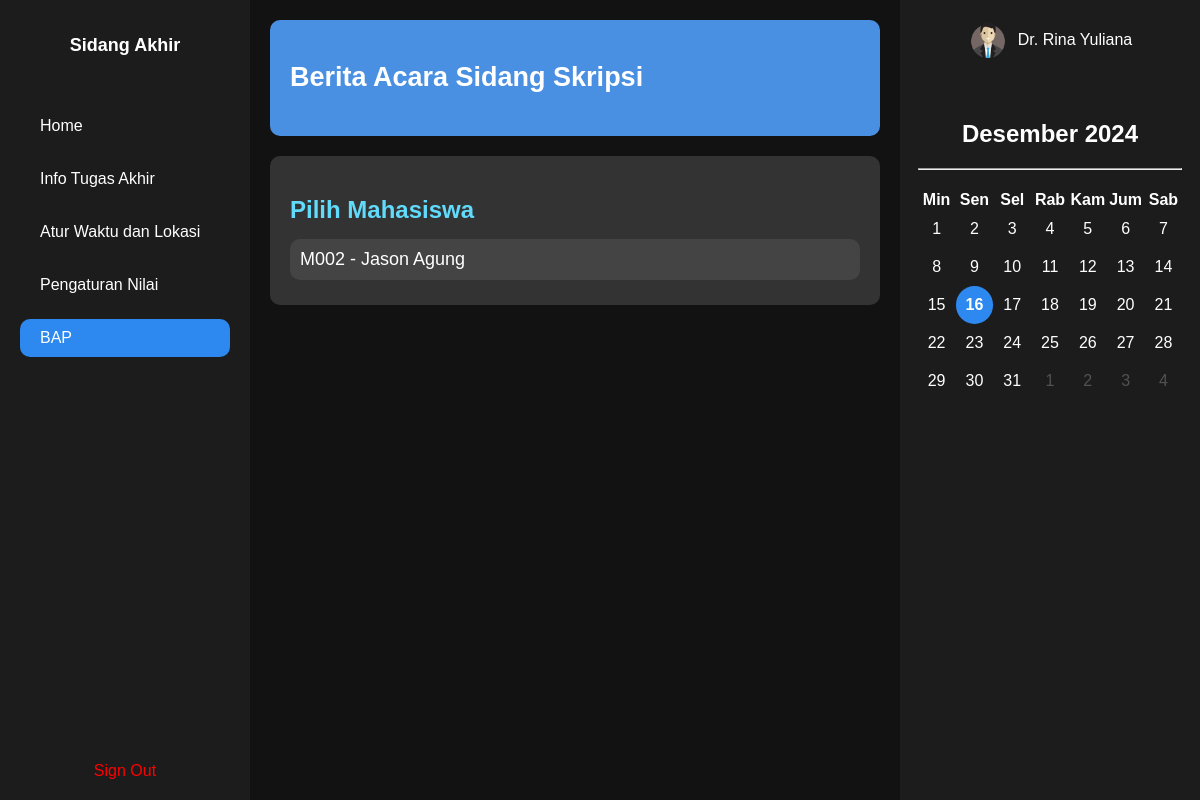
Screenshot of /koordinator/bap (signed in) with the database file from the repository.
### tables this page shows
CREATE TABLE Nilai_Koordinator (id_nilai_koordinator INTEGER PRIMARY KEY, nik_koordinator TEXT REFERENCES Koordinator (nik), id_sidang INTEGER REFERENCES Sidang (ID_Sidang), nilai REAL);

CREATE TABLE Mahasiswa (
    npm TEXT PRIMARY KEY,
    nama TEXT NOT NULL,
    jurusan TEXT NOT NULL,
    angkatan INTEGER NOT NULL,
    jenis_ta INTEGER NOT NULL,
    judul_ta TEXT NOT NULL,
    email TEXT NOT NULL,
    password TEXT NOT NULL
);

CREATE TABLE Pembimbing (
    nik TEXT PRIMARY KEY,
    Nama TEXT NOT NULL,
    Email TEXT NOT NULL UNIQUE,
    Password TEXT NOT NULL
);

### app/routes/koordinator.py (the view)
@koordinator_bp.route('/bap')
def bap():
    nama = session.get('nama', None)
    nik = session.get('id', None)
    conn = get_db_connection()
    cursor = conn.cursor()
    cursor.execute("SELECT * FROM InfoSidang")
    info = cursor.fetchall()
    return render_template('koordinator/koordinator-bap.html', nama=nama, info=info)

### app/routes/koordinator.py (called while the page is built)
def get_db_connection():
    conn = sqlite3.connect('database/database.db')
    conn.row_factory = sqlite3.Row
    return conn

@koordinator_bp.before_request
def require_login():
    allowed_routes = ['login', 'static']
    if 'email' not in session and request.endpoint not in allowed_routes:
        return redirect(url_for('login'))

### main.py (called while the page is built)
@app.before_request
def require_login():
    allowed_routes = ['login', 'static']
    if 'email' not in session and request.endpoint not in allowed_routes:
        return redirect(url_for('login'))

### templates/koordinator/koordinator-bap.html (shortened to what this page needs)
<!DOCTYPE html>
<html lang="en">
<head>
    <link rel="stylesheet" href="{{ url_for('static', filename='css/koordinator/koordinator-bap.css') }}">
</head>
<body>
    <div id="home">
        {% include 'koordinator/fragment/sidebar.html' %}
        <div id="main-side">
            <div id="greeting"><h2>Berita Acara Sidang Skripsi</h2></div>
            <div id="student-list">
                <h2>Pilih Mahasiswa</h2>
                {% for sidang in info %}
                <div class="student-item" onclick="selectMahasiswa('{{sidang.ID_Sidang}}')">
                    {{sidang.npm_mahasiswa}} - {{sidang.nama_mahasiswa}}
                </div>
                {% endfor %}
            </div>
        </div>
        {% include 'koordinator/fragment/rightbar.html' %}
    </div>
</body>
</html>

### templates/koordinator/fragment/rightbar.html (shortened to what this page needs)
<aside class="calendar">
  <div class="user">
    <img src="{{ url_for('static', filename='png/profile-dosen.png') }}" alt="User">
    <span>{{nama}}</span>
  </div>
  <div class="cal-wrapper">
    <h2>Desember 2024</h2>
    <hr style="margin-bottom: 20px;">
    <table class="cal-table">
        <thead>
            <tr>
                <th>Min</th>
                <th>Sen</th>
                <th>Sel</th>
                <th>Rab</th>
                <th>Kam</th>
                <th>Jum</th>
                <th>Sab</th>
            </tr>
        </thead>
        <tbody id="calendar-body">
          <tr>
              <td data-day="1">1</td>
              <td data-day="2">2</td>
              <td data-day="3">3</td>
              <td data-day="4">4</td>
              <td data-day="5">5</td>
              <td data-day="6">6</td>
              <td data-day="7">7</td>
          </tr>
          <tr>
              <td data-day="8">8</td>
              <td data-day="9">9</td>
              <td data-day="10">10</td>
              <td data-day="11">11</td>
              <td data-day="12">12</td>
              <td data-day="13">13</td>
              <td data-day="14">14</td>
          </tr>
          <tr>
              <td data-day="15">15</td>
              <td data-day="16">16</td>
              <td data-day="17">17</td>
              <td data-day="18">18</td>
              <td data-day="19">19</td>
              <td data-day="20">20</td>
              <td data-day="21">21</td>
          </tr>
          <tr>
              <td data-day="22">22</td>
              <td data-day="23">23</td>
              <td data-day="24">24</td>
              <td data-day="25">25</td>
              <td data-day="26">26</td>
              <td data-day="27">27</td>
              <td data-day="28">28</td>
          </tr>
          <tr>
              <td data-day="29">29</td>
              <td data-day="30">30</td>
              <td data-day="31">31</td>
              <td style="color: rgb(82, 82, 82);">1</td>
              <td style="color: rgb(82, 82, 82);">2</td>
              <td style="color: rgb(82, 82, 82);">3</td>
              <td style="color: rgb(82, 82, 82);">4</td>
          </tr>
      </tbody>
    </table>
  </div>
</aside>

### static/css/koordinator/koordinator-bap.css (style rules this page uses)
body { font-family: 'Arial', sans-serif; margin: 0; color: #fff; background-color: #121212; display: grid; grid-template-columns: auto; grid-template-rows: auto; height: 100vh; }
#home { display: grid; grid-template-columns: 250px 1fr 300px; grid-template-rows: auto; height: 100%; }
#main-side { padding: 20px; display: flex; flex-direction: column; gap: 20px }
#greeting { background-color: #4a90e2; border-radius: 10px; padding: 20px; color: white; font-size: 18px; }
#student-list { background-color: #333; padding: 20px; border-radius: 10px; }
#student-list h2 { margin-bottom: 15px; color: #61dafb; }
.student-item { font-size: 18px; margin: 5px 0; padding: 10px; background-color: #444; border-radius: 10px; cursor: pointer; }
.current-day { background-color: #2d89ef; color: #000; font-weight: bold; border-radius: 100%; }
.calendar { background: #1c1c1c; padding: 20px; display: flex; flex-direction: column; align-items: center; }
.calendar .user { display: flex; align-items: center; margin-bottom: 20px; }
.calendar .user img { border-radius: 50%; width: 40px; height: 40px; margin-right: 10px; }
.calendar .cal-wrapper { text-align: center; }
.calendar .cal-table { width: 100%; border-collapse: collapse; }
.calendar .cal-table td { text-align: center; padding: 10px; color: #fff; }

### rows the page displays
Nilai_Koordinator: npm_mahasiswa "M002", nama_mahasiswa "Jason Agung"
Pembimbing: Nama "Dr. Rina Yuliana"
